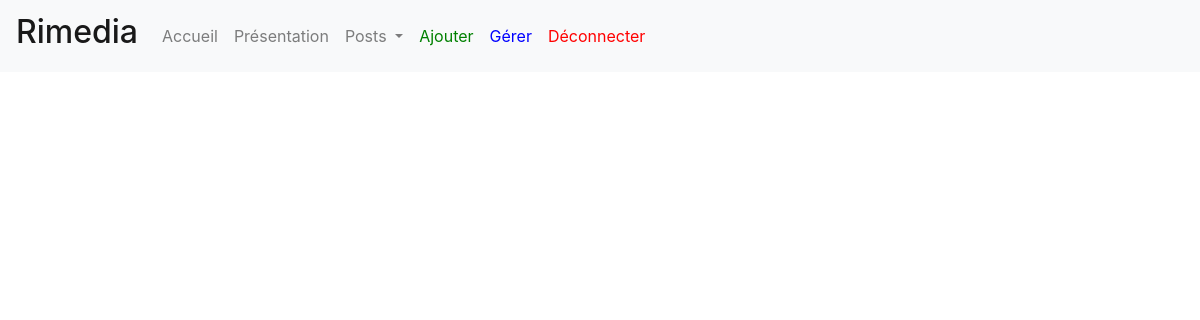
The app's page /change.php (signed in), older data.
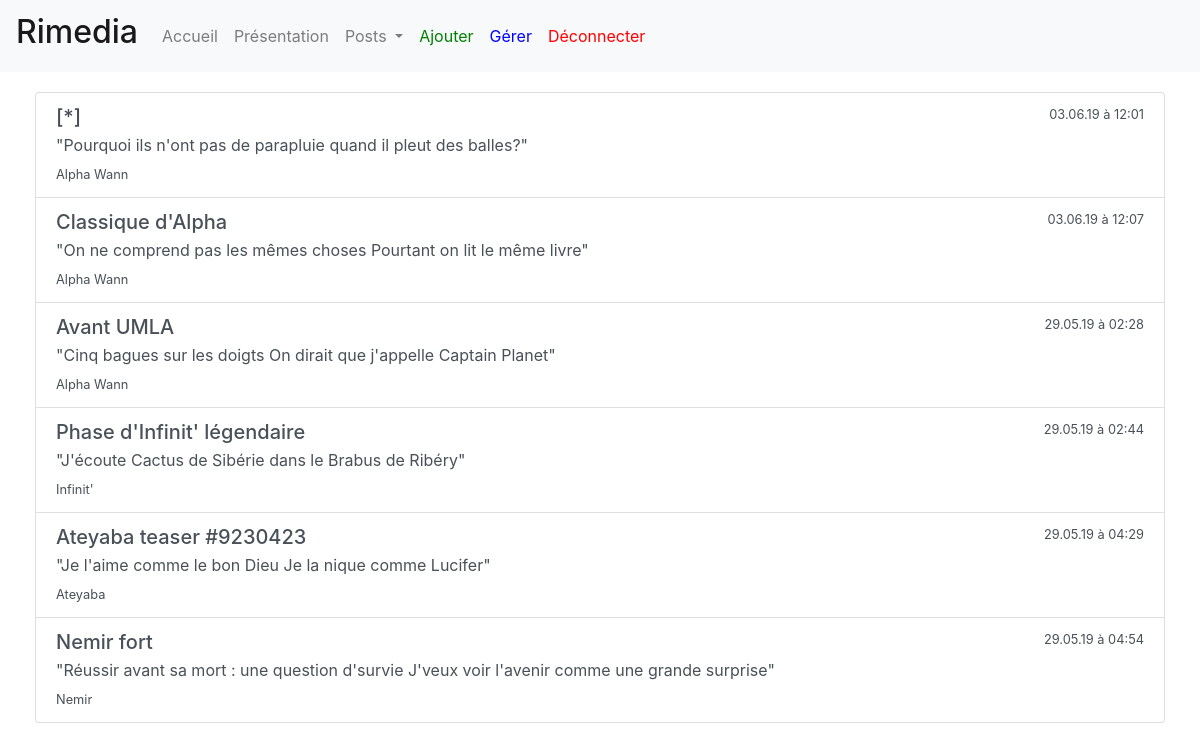
The same page, newer data.
### tables this page shows
CREATE TABLE "posts" (
	"id"	INTEGER NOT NULL PRIMARY KEY AUTOINCREMENT UNIQUE,
	"author"	TEXT NOT NULL,
	"title"	TEXT NOT NULL,
	"article"	TEXT,
	"artistName"	TEXT,
	"albumName"	TEXT,
	"songName"	TEXT NOT NULL,
	"link"	TEXT,
	"date"	TEXT NOT NULL,
	"genre"	TEXT NOT NULL,
	"imageSource"	TEXT NOT NULL,
	"imageExt"	BLOB
);

### change.php (the view)
<?php
include 'partials/header.php';
$user = $_SESSION['username'];
$thisPost = $_GET['id'] ?? '';
$pdo = connectDatabase();
$data = $pdo->query("SELECT * FROM posts WHERE author='$user' ORDER BY date ASC");
$userPosts = $data->fetchAll();
?>
<?php if($thisPost == ''): ?>
<div class="container-fluid">
    <div class="card-body">
        <div class="list-group">
            <?php foreach($userPosts as $userPost): ?>
            <a href="view.php?id=<?= $userPost['id'] ?>" class="list-group-item list-group-item-action">
            <div class="d-flex w-100 justify-content-between">
                <h5 class="mb-1"><?= $userPost['title'] ?></h5>
                <small><?= $userPost['date'] ?></small>
            </div>
            <p class="mb-1"><?= $userPost['article'] ?></p>
            <small><?= $userPost['artistName'] ?></small>
            </a>
            <?php endforeach; ?>
        </div>
    </div>
</div>
<?php endif;?>
<?php include 'partials/footer.php';?>

Row changes from the older to the newer data that the page shows:
now on this page (row edited): posts: title "[*]", date "03.06.19 à 12:01", article "\"Pourquoi ils n'ont pas de parapluie quand il pleut des balles?\"", artistName "Alpha Wann"
now on this page (row edited): posts: title "Classique d'Alpha", date "03.06.19 à 12:07", article "\"On ne comprend pas les mêmes choses Pourtant on lit le même livre\"", artistName "Alpha Wann"
now on this page (row edited): posts: title "Avant UMLA", date "29.05.19 à 02:28", article "\"Cinq bagues sur les doigts On dirait que j'appelle Captain Planet\"", artistName "Alpha Wann"
now on this page (row edited): posts: title "Phase d'Infinit' légendaire", date "29.05.19 à 02:44", article "\"J'écoute Cactus de Sibérie dans le Brabus de Ribéry\"", artistName "Infinit'"
now on this page (row edited): posts: title "Ateyaba teaser #9230423", date "29.05.19 à 04:29", article "\"Je l'aime comme le bon Dieu Je la nique comme Lucifer\"", artistName "Ateyaba"
now on this page (row edited): posts: title "Nemir fort", date "29.05.19 à 04:54", article "\"Réussir avant sa mort : une question d'survie J'veux voir l'avenir comme une grande surprise\"", artistName "Nemir"
